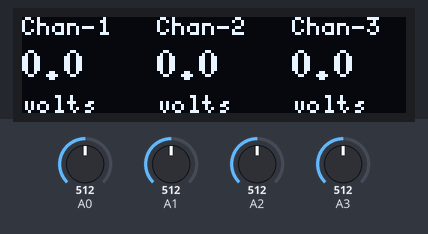
The sketch below on a simulated Arduino Uno, built with avr-gcc and run on an emulated ATmega328P. On the bench: 128×32 one-colour display. The test bench sets the inputs (shaded band); at power-on: A0 = 512, A1 = 512, A2 = 512, A3 = 512. What the sketch prints to the serial monitor is not drawn.

Above: at 2.2 s.
2.3 s: A0 set to 716
At 3.5 s:
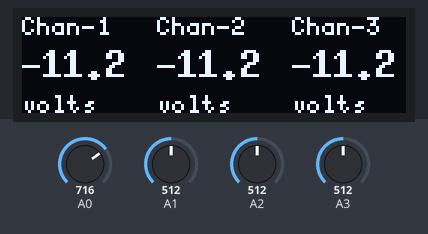
4.1 s: A1 set to 716
At 5.0 s:
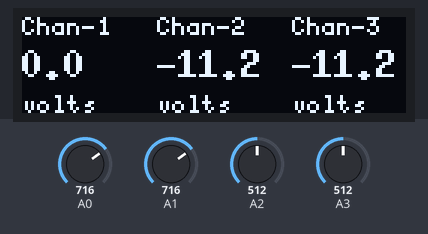
6.0 s: A2 set to 716
At 7.3 s:
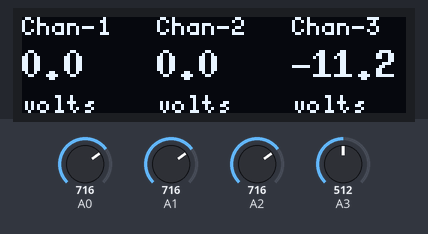
7.8 s: A3 set to 306
At 9.2 s:
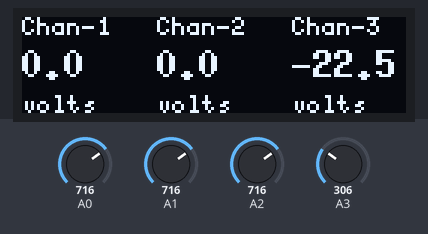
9.6 s: A3 set to 140
At 11.1 s:
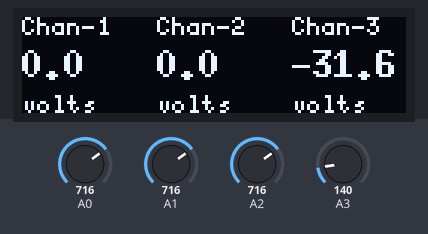
11.4 s: A0 set to 992
At 12.2 s:
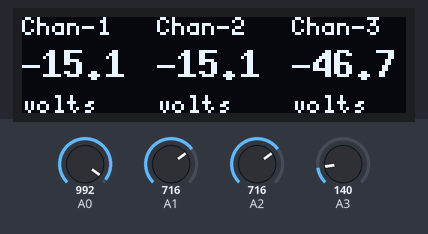
Timing chart, 0 to 14.3 s (numbered marks = the images above; inputs shaded):
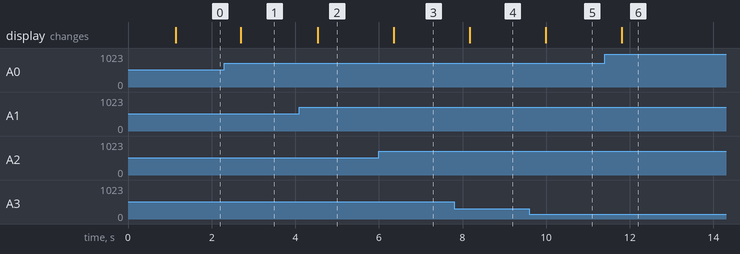

Measured:
- after the input at 2.3 s, the display: changes after 0.39 s (image 1)
- after the input at 4.1 s, the display: changes after 0.43 s (image 2)
- after the input at 6.0 s, the display: changes after 0.36 s (image 3)
- after the input at 7.8 s, the display: changes after 0.37 s (image 4)
- after the input at 9.6 s, the display: changes after 0.39 s (image 5)
- after the input at 11.4 s, the display: changes after 0.41 s (image 6)

The sketch:

Negative_VoltsOG--withSerialPrint.ino
```cpp
/*
 * Code based on a project by Shahariar
 * Find the original project and Code @
 * https://create.arduino.cc/projecthub/PSoC_Rocks/arduino-negative-voltmeter-993902
 *
 */

// LIBRARIES
// i2c and u8g library for 1306 oled display
#include <Wire.h>
#include "U8glib.h"
//#include <SD.h>

// CONSTANTS
#define R_LOW 100           // 100k or 10k resistor, 1%, smd1206, 1/10 watt
#define R_HIGH 5000         // 5M or 500k  resistor, 1%, smd1206, 1/10 watt
#define AREF 1.1            // Aref pin voltage
#define ADC_RESOLUTION 1023 // 10 bit ADC


U8GLIB_SSD1306_128X32 u8g(U8G_I2C_OPT_NONE);     // I2C OLED  Display instance

// Variables
long half_Aref = 0; // adc 0 for reading half AREF = 550mv, should read 512
long ch_1 = 0;      // adc 1 for reading voltage divided ratio of external V1
long ch_2 = 0;      // adc 2 for reading voltage divided ratio of external V2
long ch_3 = 0;      // adc 3 for reading voltage divided ratio of external V3
float V1 = 0.0;     // calculating measured V1 from ADC ch 1
float V2 = 0.0;     // calculating measured V1 from ADC ch 2
float V3 = 0.0;     // calculating measured V1 from ADC ch 3
int dump = 0;       // discarding first adc conversion

//////////////////////////////////////////////////////////
/// Oled Loop Draw Function ///
void draw(void) {
  // set font for text
  u8g.setFont(u8g_font_5x8);
  u8g.drawStr( 0, 6, "Chan-1   Chan-2   Chan-3");
  // set font for number
  u8g.setFont(u8g_font_7x13B);
  // pring voltages measured on OLED
  u8g.setPrintPos(0, 20);u8g.print(V1,1);
  u8g.setPrintPos(45, 20);u8g.print(V2,1);
  u8g.setPrintPos(90, 20);u8g.print(V3,1);
  // set font and print units
  u8g.setFont(u8g_font_5x8);
  u8g.drawStr( 0, 32, "volts    volts    volts");
}

//////////////////////////////////////////////////////////
void setup(void) {
  Serial.begin(9600);
  while(!Serial) {;} // wait for USB serial connection to stabilize to avoid reading noise

  // awesome code
  delay(500);                // delay for idk
  analogReference(INTERNAL); // set 1.1v internal reference
  delay(500);                // delay to stabilize aref voltage
  u8g.setRot180();           // change display orientation
}

//////////////////////////////////////////////////////////
void loop(void) {

  delay(5); // delay before using I2C OLED
  // refresh i2c oled with updated value
  u8g.firstPage();
  do {
    draw();
  }
  while( u8g.nextPage() );
  delay(5);

  // clear variables old value
  half_Aref = 0;
  ch_1 = 0;
  ch_2 = 0;
  ch_3 = 0;

  /// Half AREF measurement: stabilize against OpAmp fluctuations  ///

  dump = analogRead(A0); // discard first adc convertion
  delay(10); // delay for channel switching stabilization

  // take 150 samples and add them up
  for (int i=0; i<150;i++)
  {
    half_Aref = half_Aref+analogRead(A0);
  //    delay(2);
  }

  // average 150 samples for improved accuracy
  half_Aref = half_Aref/150;

//////////////////////////////////////////////////////////////////////
  /// ADC Chan1 measurement for voltage V1 ///
  dump = analogRead(A1); // discard first adc convertion
  delay(10); // delay for channel switching stabilizaion

  // take 150 samples and add them up
  for (int i=0; i<150;i++) {
    ch_1 = ch_1+analogRead(A1);
    //    delay(2);
  }

  ch_1 = ch_1 / 150;        // average 150 samples for improved accuracy
  ch_1 = ch_1 - half_Aref; // calculate adc differential for measured V1
  V1 = ch_1*((R_LOW+R_HIGH)/R_LOW)*(AREF)/ADC_RESOLUTION; // calc V1

///////////////////////////////////////////////////////////////////////
  /// ADC Chan2 measurement for voltage V2 ///
  dump = analogRead(A2); // discard first adc convertion
  delay(10); // delay for channel switching stabilizaion

  // take 150 samples and add them up
  for (int i=0; i<150;i++) {
    ch_2 = ch_2+analogRead(A2);
    //    delay(2);
  }
  ch_2 = ch_2/150;        // average 150 samples for improved accuracy
  ch_2 = ch_2- half_Aref; // calculate adc differential for measured V2
  V2 = ch_2*((R_LOW+R_HIGH)/R_LOW)*(AREF)/ADC_RESOLUTION; // calc V2

///////////////////////////////////////////////////////////////////////
  /// ADC Chan3 measurement for voltage V3 ///
  dump = analogRead(A3); // discard first adc convertion
  delay(10); // delay for channel switching stabilizaion

  // take 150 samples and add them up
  for (int i=0; i<150;i++) {
    ch_3 = ch_3+analogRead(A3);
  //    delay(2);
  }

  ch_3 = ch_3/150;        // average 150 samples for improved accuracy
  ch_3 = ch_3- half_Aref; // calculate adc differential for measured V3
  V3 = ch_3*((R_LOW+R_HIGH)/R_LOW)*(AREF)/ADC_RESOLUTION; // calc V3

///////////////////////////////////////////////////////////////////////

  // Format string for Serial
  Serial.println(String(V1) + "\t" + String(V2) + "\t" + String(V3) + "\t" + String(half_Aref));

  // Format string for saving on SD card
  //myFile.println(String(V1) + "," + String(V2) + "," + String(V3) + ";");

}
```
